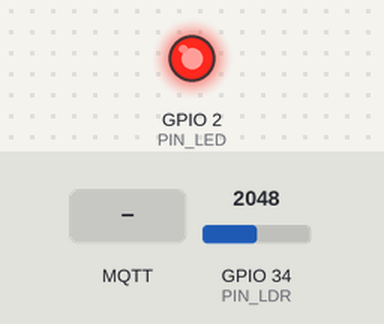
Simulated run of this sketch. Board: ESP32. Shown: output pins drawn as LEDs (lit = HIGH). The test bench sets the inputs (shaded band); at power-on: GPIO 34 (PIN_LDR) = 2048. WiFi joins after 1.5 s; servers stay silent unless stated; no MQTT or app messages arrive unless stated; what the sketch prints to the serial monitor is not drawn.

Above: at 2.7 s.
2.8 s: MQTT message "off" arrives on the first subscribed topic
At 4.1 s:
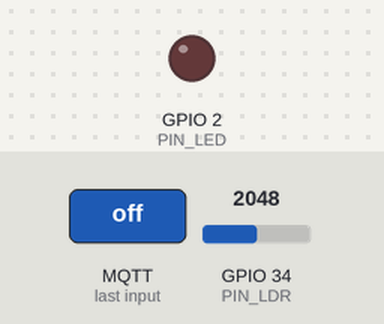
9.5 s: MQTT message "on" arrives on the first subscribed topic
At 10.4 s:
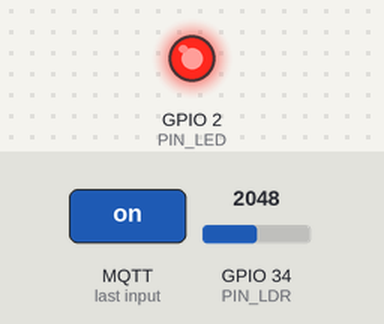
Timing chart, 0 to 12.5 s (numbered marks = the images above; inputs shaded):
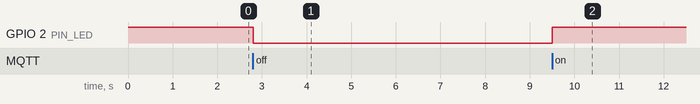

Measured:
- after the input at 2.8 s, GPIO 2 (PIN_LED): HIGH → LOW at once
- after the input at 9.5 s, GPIO 2 (PIN_LED): LOW → HIGH at once

The sketch:

sketch.ino
```cpp
#include <PubSubClient.h>
#include <WiFi.h>

#define PIN_LED 2   // LED
#define PIN_LDR 34  // pino do sensor

/* Configura os tópicos do MQTT */
#define TOPIC_SUBSCRIBE_INTENSITY_LEVEL "praga-on_off_int_level"
#define TOPIC_PUBLISH_LUM_CHECKER "praga-lum-checker"

#define PUBLISH_DELAY 2000  // Atraso da publicação (2 segundos)

#define ID_MQTT \
  "praga-ldr_esp32_mqtt_lum_checker"  // id mqtt (para identificação de sessão)

#define LUMINOSITY_THRESHOLD 500

/* Variaveis, constantes e objetos globais */
const char *SSID = "Wokwi-GUEST";
const char *PASSWORD = "";

// URL do broker MQTT que se deseja utilizar
const char *BROKER_MQTT = "broker.emqx.io";

int BROKER_PORT = 1883;  // Porta do Broker MQTT

unsigned long publishUpdate;
static char strLuminosity[10] = {0};

// Variáveis e objetos globais
WiFiClient espClient;
PubSubClient MQTT(espClient);

/* Prototypes */
int getLuminosity(void);

void initWiFi(void);
void initMQTT(void);
void callbackMQTT(char *topic, byte *payload, unsigned int length);
void reconnectMQTT(void);
void reconnectWiFi(void);
void checkWiFIAndMQTT(void);

/*Luminosity*/
const float GAMMA = 0.7;
const float RL10 = 50;
int getLuminosity(void) {
  int analogValue = analogRead(PIN_LDR);
  float voltage = analogValue / 4096. * 5;
  float resistance = 2000 * voltage / (1 - voltage / 5);
  float lux = pow(RL10 * 1e3 * pow(10, GAMMA) / resistance, (1 / GAMMA));
  Serial.println("Lux Value:");
  Serial.println(lux);
  return lux;
}

/* Inicializa e conecta-se na rede WI-FI desejada */
void initWiFi(void) {
  delay(10);
  Serial.println("------Conexao WI-FI------");
  Serial.print("Conectando-se na rede: ");
  Serial.println(SSID);
  Serial.println("Aguarde");

  reconnectWiFi();
}

/* Inicializa os parâmetros de conexão MQTT(endereço do broker, porta e seta
  função de callback) */
void initMQTT(void) {
  MQTT.setServer(BROKER_MQTT, BROKER_PORT);
  MQTT.setCallback(callbackMQTT);
}

/* Função de callback  esta função é chamada toda vez que uma informação
   de um dos tópicos subescritos chega */
void callbackMQTT(char *topic, byte *payload, unsigned int length) {
  String msg;

  // Obtem a string do payload recebido
  for (int i = 0; i < length; i++) {
    char c = (char)payload[i];
    msg += c;
  }

  Serial.printf("Chegou a seguinte string via MQTT: %s do topico: %s\n", msg,
                topic);

  /* Toma ação dependendo da string recebida pelo mqtt sub*/
  if (msg.equals("on")) {
    digitalWrite(PIN_LED, HIGH);
    Serial.print("LED ligado por comando MQTT");
  }

  if (msg.equals("off")) {
    digitalWrite(PIN_LED, LOW);
    Serial.print("LED desligado por comando MQTT");
  }
}

/* Reconecta-se ao broker MQTT (caso ainda não esteja conectado ou em caso de a
   conexão cair) em caso de sucesso na conexão ou reconexão, o subscribe dos
   tópicos é refeito. */
void reconnectMQTT(void) {
  while (!MQTT.connected()) {
    Serial.print("* Tentando se conectar ao Broker MQTT: ");
    Serial.println(BROKER_MQTT);
    if (MQTT.connect(ID_MQTT)) {
      Serial.println("Conectado com sucesso ao broker MQTT!");
      MQTT.subscribe(TOPIC_SUBSCRIBE_INTENSITY_LEVEL);
    } else {
      Serial.println("Falha ao reconectar no broker.");
      Serial.println("Nova tentativa de conexao em 2 segundos.");
      delay(2000);
    }
  }
}

/* Verifica o estado das conexões WiFI e ao broker MQTT.
  Em caso de desconexão (qualquer uma das duas), a conexão é refeita. */
void checkWiFIAndMQTT(void) {
  if (!MQTT.connected())
    reconnectMQTT();  // se não há conexão com o Broker, a conexão é refeita

  reconnectWiFi();  // se não há conexão com o WiFI, a conexão é refeita
}

void reconnectWiFi(void) {
  // se já está conectado a rede WI-FI, nada é feito.
  // Caso contrário, são efetuadas tentativas de conexão
  if (WiFi.status() == WL_CONNECTED) return;

  WiFi.begin(SSID, PASSWORD);  // Conecta na rede WI-FI

  while (WiFi.status() != WL_CONNECTED) {
    delay(100);
    Serial.print(".");
  }

  Serial.println();
  Serial.print("Conectado com sucesso na rede ");
  Serial.print(SSID);
  Serial.println("IP obtido: ");
  Serial.println(WiFi.localIP());
}

void setup() {
  Serial.begin(115200);

  // Configura o pino do LED como output e inicializa em nível baixo
  pinMode(PIN_LED, OUTPUT);
  digitalWrite(PIN_LED, HIGH);

  // Inicializa a conexao Wi-Fi
  initWiFi();

  // Inicializa a conexao ao broker MQTT
  initMQTT();
}

void loop() {
  // Processa as conexões e mensagens MQTT continuamente
  checkWiFIAndMQTT();
  MQTT.loop();

  // Verifica se passou o tempo para publicar a atualização
  if ((millis() - publishUpdate) >= PUBLISH_DELAY) {
    publishUpdate = millis();

    int luminosity = getLuminosity();
    sprintf(strLuminosity, "%d", luminosity);

    // Publica o valor lido no broker MQTT
    MQTT.publish(TOPIC_PUBLISH_LUM_CHECKER, strLuminosity);

    // Print no Serial para depuração
    Serial.print("Valor do sensor: ");
    Serial.print(luminosity);
    Serial.print(" | Valor enviado MQTT: ");
    Serial.println(strLuminosity);
  }
}
```
